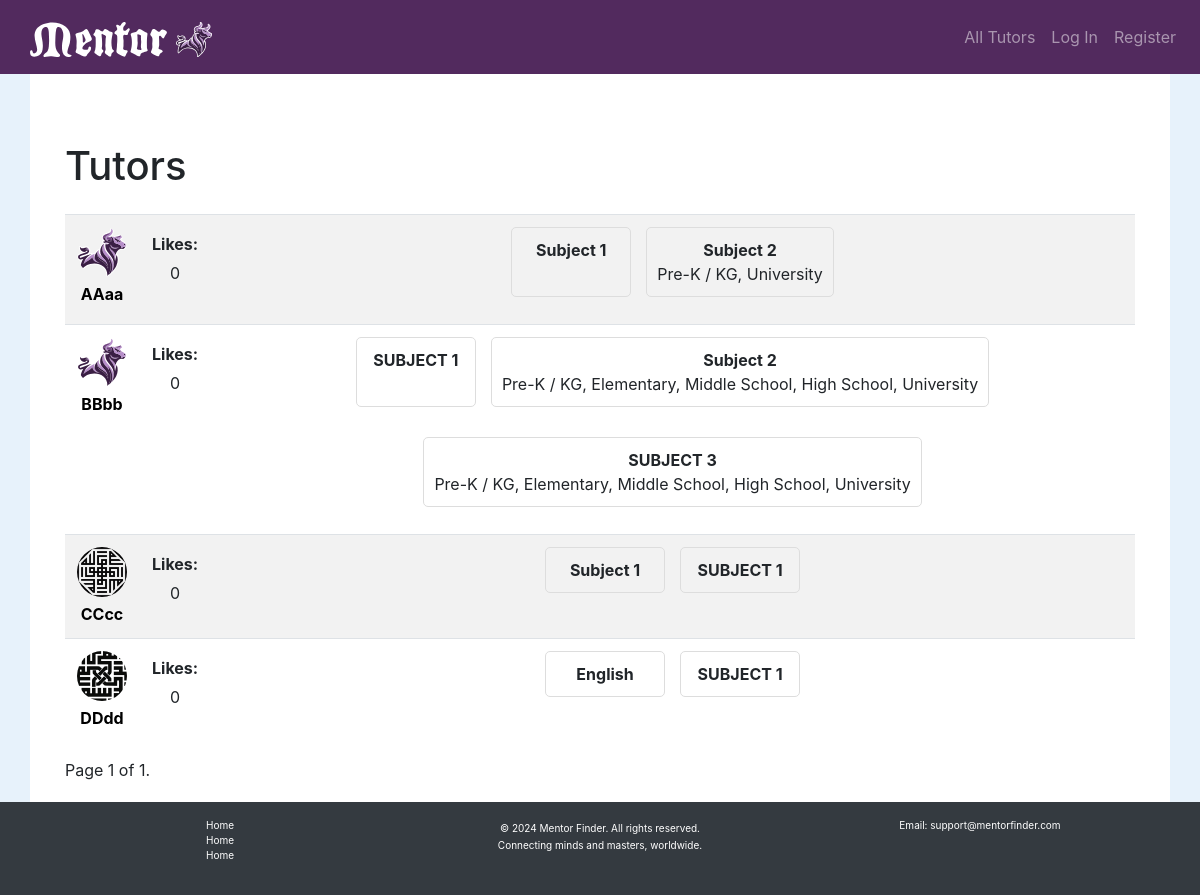
The app's page /, older data.
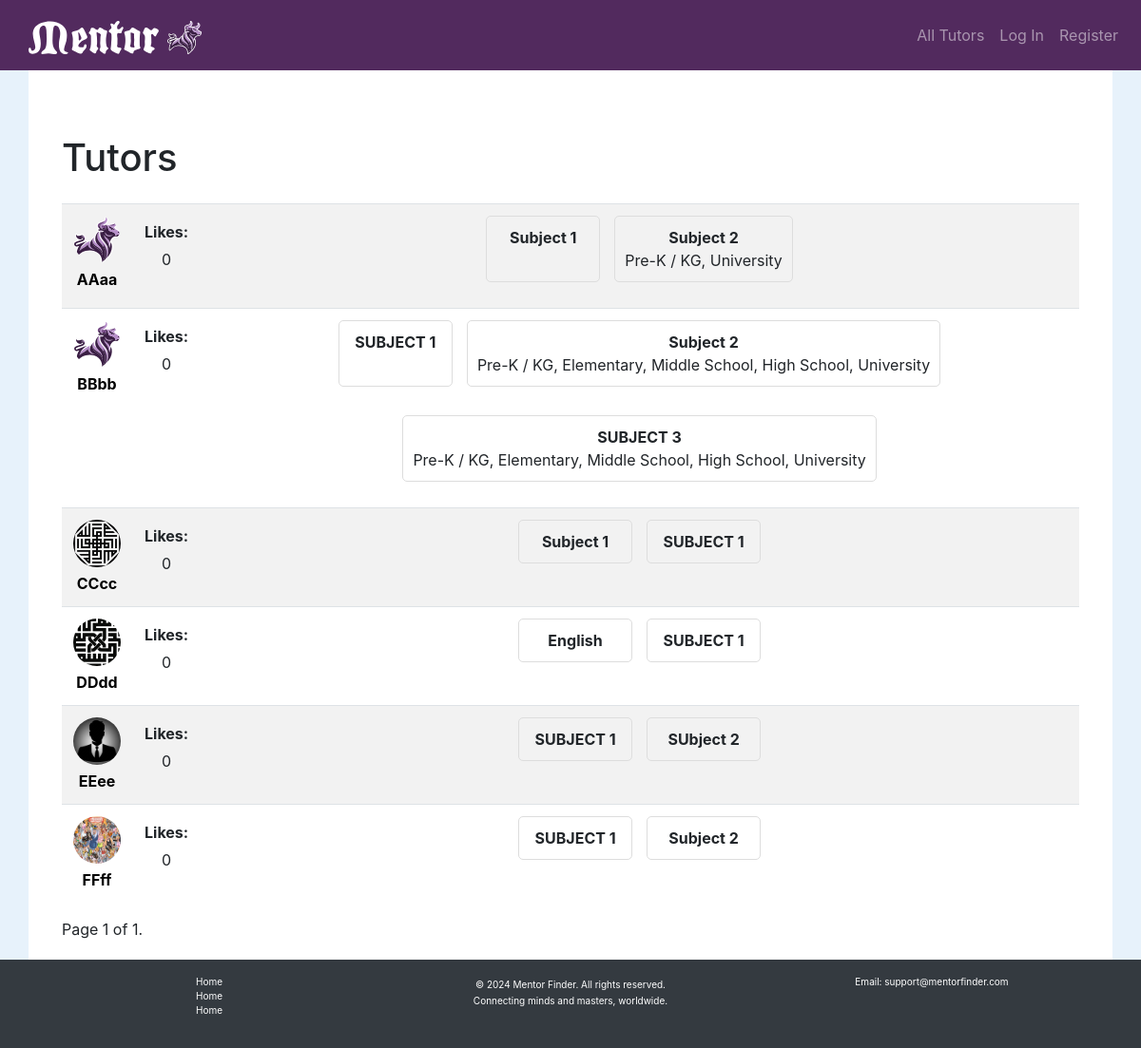
The same page, newer data.
### tutorhub/models.py (models this page shows, shortened)
class User(AbstractUser):
    nickname = models.CharField(max_length=50, blank=True, null=True)
    email = models.EmailField(unique=True)
    is_tutor = models.BooleanField(default=False)
    street_address = models.TextField(blank=True, null=True)
    city = models.CharField(max_length=100, blank=True, null=True)
    state = models.CharField(max_length=100, blank=True, null=True)
    zip_code = models.CharField(max_length=10, blank=True, null=True)
    profile_image = models.ImageField(upload_to="profile_images/", blank=True, null=True)
    bio = models.TextField(blank=True, null=True)
    birthdate = models.DateField(blank=True, null=True)
    availability = models.JSONField(default=dict, blank=True, null=True)  # Only used if is_tutor is True
    subject_grades = models.ManyToManyField('SubjectGrade', blank=True, related_name="users")  # Added field
    liked_by = models.ManyToManyField("self", symmetrical=False, blank=True, related_name="liked_tutors")
    USERNAME_FIELD = "email"
    REQUIRED_FIELDS = ["username"]

class SubjectGrade(models.Model):
    tutor = models.ForeignKey(User, on_delete=models.CASCADE, related_name="tutor_subject_grades")
    subject = models.CharField(max_length=100)
    grade_levels = models.JSONField(default=list)  # Stores grade levels as a list (e.g., ["Elementary", "High School"])
    class Meta:
        unique_together = ('tutor', 'subject')  # Each tutor can teach a subject only once.

### tutorhub/views.py (the view)
# urls.py: path("", views.index, name="index"),
def index(request):
    tutors = User.objects.filter(is_tutor=True)
    paginator = Paginator(tutors, 10)  # Show 10 tutors per page
    page_number = request.GET.get('page')
    page_obj = paginator.get_page(page_number)
    return render(request, 'tutorhub/index.html', {'page_obj': page_obj})

### tutorhub/templates/tutorhub/index.html (shortened to what this page needs)
{% extends "tutorhub/layout.html" %}
{% load static %}
{% block body %}
<div class="container mt-5">
    <h1 class="mb-4">Tutors</h1>
    <table class="table table-striped">
        <tbody>
            {% for tutor in page_obj %}
            <tr class="clickable-row" data-href="{% url 'profile' tutor.id %}">
                <td>
                    <div class="tutor-row">
                        <div class="profile-info">
                            {% if tutor.profile_image %}
                                <img id="profile-img-thumb" src="{{ tutor.profile_image.url }}" alt="{{ tutor.nickname }}">
                            {% else %}
                                <img id="profile-img-thumb" src="{% static 'tutorhub/images/mentor-logo-bull.svg' %}" alt="Default Logo">
                            {% endif %}
                            <a href="{% url 'profile' tutor.id %}" class="profile-name">{{ tutor.nickname }}</a>
                        </div>
                        <div class="likes-container">
                            <strong>Likes:</strong>
                            <p>{{ tutor.liked_by.count }}</p>
                        </div>
                    </div>
                </td>
                <td>
                    <div class="subject-grade-container">
                        {% for subject_grade in tutor.tutor_subject_grades.all %}
                            <div id="subject-grade">
                                <strong>{{ subject_grade.subject }}</strong>
                                <div>{{ subject_grade.grade_levels|join:", " }}</div>
                            </div>
                        {% empty %}
                            <div>No subjects available.</div>
                        {% endfor %}
                    </div>
                </td>
            </tr>
            {% empty %}
            <tr>
                <td colspan="3" class="text-center">No tutors found.</td>
            </tr>
            {% endfor %}
        </tbody>
    </table>
    <div class="pagination">
        <span class="step-links">
            <span class="current">
                Page {{ page_obj.number }} of {{ page_obj.paginator.num_pages }}.
            </span>
        </span>
    </div>
</div>
{% endblock %}

Row changes from the older to the newer data that the page shows:
added User: profile_image (picture), nickname "EEee", liked_by.count "0"
added SubjectGrade: subject "SUBJECT 1", shown under "EEee"
added SubjectGrade: subject "SUbject 2", shown under "EEee"
added User: profile_image (picture), nickname "FFff", liked_by.count "0"
added SubjectGrade: subject "SUBJECT 1", shown under "FFff"
added SubjectGrade: subject "Subject 2", shown under "FFff"
